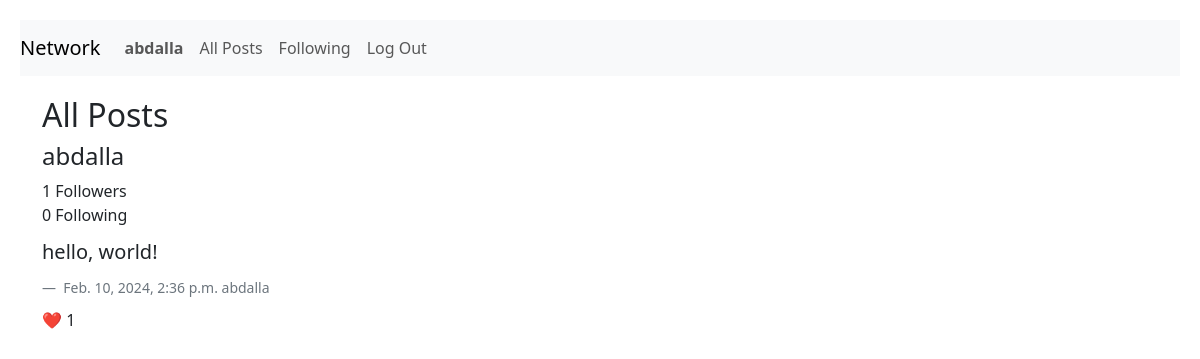
The page /view_profile/1 (signed in) on the database as committed earlier.
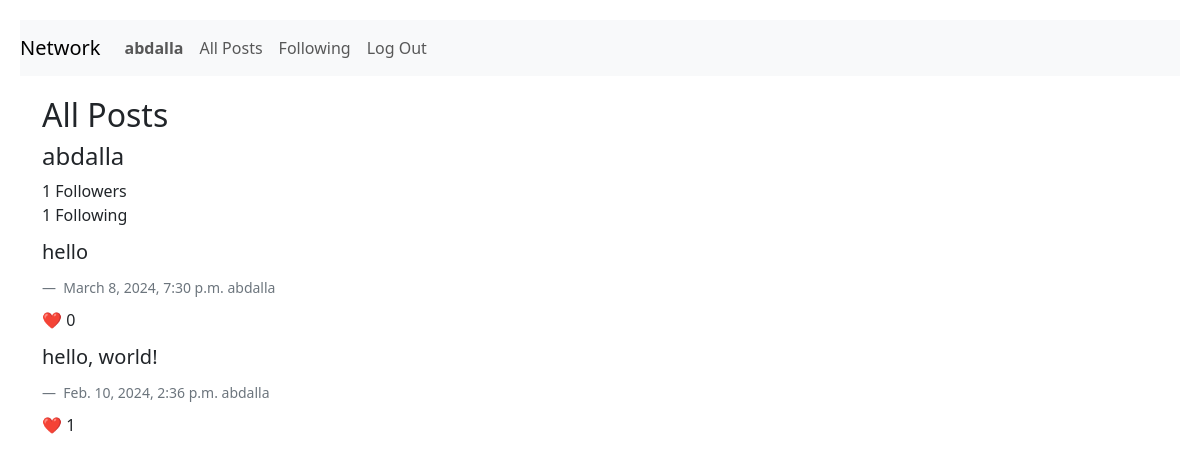
The same page on the database as committed later.
### network/models.py (models this page shows, shortened)
class Follow(models.Model):
    following = models.ManyToManyField(settings.AUTH_USER_MODEL, related_name="followers", symmetrical=False)

class TimeStampedModel(models.Model):
    created_at = models.DateTimeField(auto_now_add=True)
    updated_at = models.DateTimeField(auto_now=True)
    class Meta:
        abstract = True

class Post(TimeStampedModel):
    created = TimeStampedModel.created_at
    body = models.CharField(max_length=300)
    user = models.ForeignKey(settings.AUTH_USER_MODEL, on_delete=models.CASCADE, null=True)
    likes = models.IntegerField(blank=True)
    reactions = models.ManyToManyField(settings.AUTH_USER_MODEL, related_name="user_reactions", symmetrical=False)

class User(AbstractUser):
    pass

### network/views.py (the view)
# urls.py: path("view_profile/<int:user_id>", views.view_profile, name="view_profile"),
@login_required
def view_profile(request, user_id):
    following, created = Follow.objects.get_or_create(pk=user_id)
    posts = Post.objects.order_by("-created_at")
    followers_count = User.objects.get(pk=user_id).followers.count()
    if created:
        following.following.count = 0
    return render(
        request,
        "network/view.html",
        {
            "posts": posts,
            "username": User.objects.get(pk=user_id),
            "followers": followers_count,
            "following": following
        },
    )

### network/templates/network/view.html (shortened to what this page needs)
{% extends "network/layout.html" %}
{% load static %}
{% block body %}
<h2>All Posts</h2>
{% if user.is_authenticated %}
<div>
    <h4>{{ username }}</h4>
    <figcaption>{{ followers }} Followers</figcaption>
    <span>{{ following.following.count }} Following</span>
</div>
<div class="comments">
    {% for post in posts.all %}
    {% if post.user == username %}
    <blockquote class="blockquote">
        {{ post.body | linebreaks }}
    </blockquote>
    <figcaption class="blockquote-footer">
        {{ post.created }}
        {{ post.user}}
    </figcaption>
    {% if post.user|stringformat:"s" != request.user.username %}
    <form class="like-form" method="PUT" action="{% url 'like' post.id %}">
        <button data-like={{ post.id }} type="submit" class="like-button">❤️ <span class="current-likes">{{ post.likes }}</span></button>
    </form>
    {% else %}
    <div><span>❤️ {{ post.likes }}</span></div>
    {% endif %}
    {% endif %}
    {% endfor %}
</div>
{% endif %}
{% endblock %}

Rows that differ between the two databases and show on the page:
computed for Follow: following.count "0" → "1"
added Post: body "hello", created "March 8, 2024, 7:30 p.m.", user "abdalla", likes "0"
